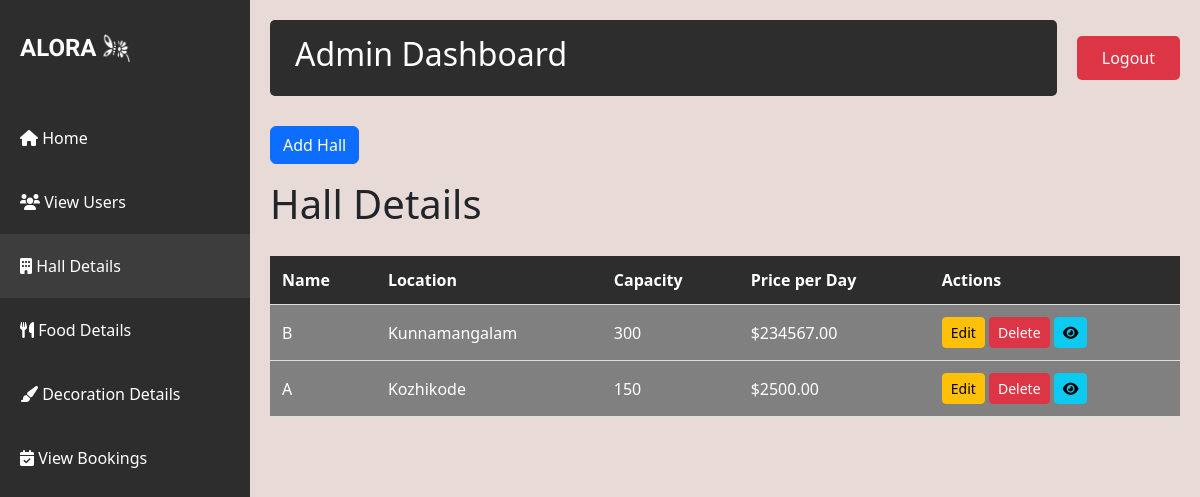
The page /hall_details/ (signed in) on the database as committed earlier.
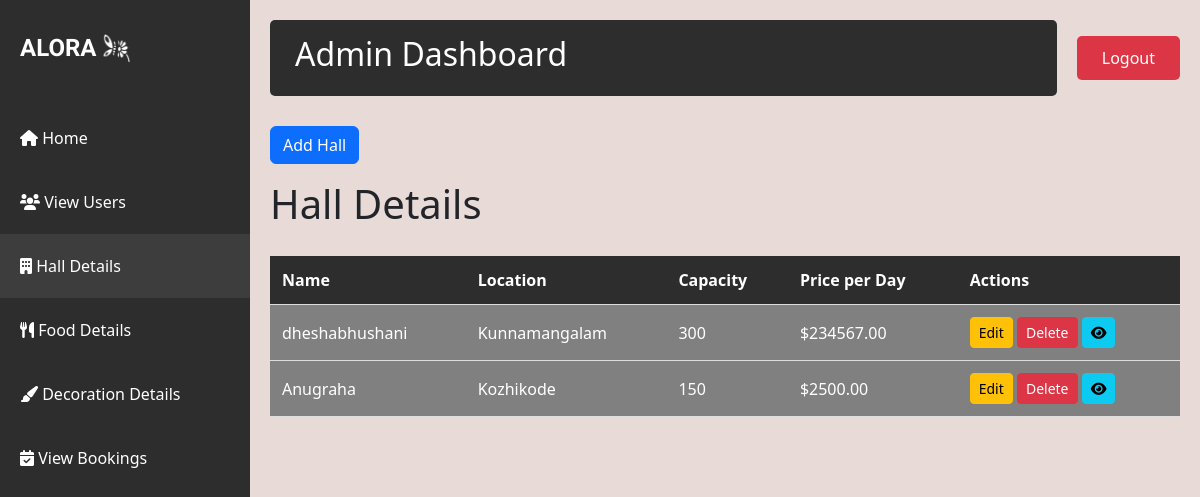
The same page on the database as committed later.
### app/models.py (models this page shows)
class Halls(models.Model):
    name=models.CharField(max_length=100)
    location=models.CharField(max_length=200)
    capacity=models.IntegerField()
    price_per_day=models.DecimalField(max_digits=10,decimal_places=2)
    photo_url=models.ImageField(upload_to='images/')
    description=models.TextField(blank=True,null=True)

### app/views.py (the view)
# urls.py: path('hall_details/',views.hall_details,name='hall_details'),
@login_required(login_url='login')
def hall_details(request):
    halls=Halls.objects.all()
    return render(request,'hall_details.html',{'halls':halls})

### templates/hall_details.html (shortened to what this page needs)
<!DOCTYPE html>
<html lang="en">
<head>
    {% load static %}
    <link href="https://cdn.jsdelivr.net/npm/bootstrap@5.3.0/dist/css/bootstrap.min.css" rel="stylesheet">
    <link rel="stylesheet" href="https://cdnjs.cloudflare.com/ajax/libs/font-awesome/6.0.0-beta3/css/all.min.css">
</head>
<body>
    <div class="sidebar">
        <div class="logo-container">
            <div class="logo">ALORA</div>
            <img src="{% static 'alora_icon.png' %}" alt="Light Bulb" class="logo-image">
        </div>
        <nav class="nav flex-column">
            <a class="nav-link" href="{% url 'admin_dash' %}">
                <i class="fas fa-home"></i> Home
            </a>
            <a class="nav-link" href="{% url 'view_users' %}">
                <i class="fas fa-users"></i> View Users
            </a>
            <a class="nav-link active" href="{% url 'hall_details' %}">
                <i class="fas fa-building"></i> Hall Details
            </a>
            <a class="nav-link" href="{% url 'food_details' %}">
                <i class="fas fa-utensils"></i> Food Details
            </a>
            <a class="nav-link" href="{% url 'decoration_details' %}">
                <i class="fas fa-paint-brush"></i> Decoration Details
            </a>
            <a class="nav-link" href="{% url 'admin_view_booking' %}">
                <i class="fas fa-calendar-check"></i> View Bookings
            </a>
        </nav>
    </div>
    <div class="main-content">
        <div class="top-nav">
            <div class="welcome-section">
                <h2>Admin Dashboard</h2>
            </div>
            <a href="{% url 'logout' %}" class="logout-btn">Logout</a>
        </div>
        <a href="{% url 'add_hall' %}" class="btn btn-primary mb-3">Add Hall</a>
        <h1>Hall Details</h1>
        <div class="table-responsive">
            <table class="hall-table">
                <thead>
                    <tr>
                        <th>Name</th>
                        <th>Location</th>
                        <th>Capacity</th>
                        <th>Price per Day</th>
                        <th>Actions</th>
                    </tr>
                </thead>
                <tbody>
                    {% for hall in halls %}
                    <tr>
                        <td>{{ hall.name }}</td>
                        <td>{{ hall.location }}</td>
                        <td>{{ hall.capacity }}</td>
                        <td>${{ hall.price_per_day }}</td>
                        <td>
                            <a href="{% url 'update_hall' hall.id %}" class="btn btn-warning btn-sm">Edit</a>
                            <a href="#" class="btn btn-danger btn-sm" onclick="openDeleteModal('{{ hall.id }}', '{{ hall.name }}');">
                                Delete
                            </a>
                            <a href="{% url 'view_hall' hall.id %}" class="btn btn-info btn-sm" title="View Hall Details">
                                <i class="fas fa-eye"></i>
                            </a>
                        </td>
                    </tr>
                    {% endfor %}
                </tbody>
            </table>
        </div>
    </div>
</body>
</html>

Rows that differ between the two databases and show on the page:
changed Halls "Kunnamangalam": name "B" → "dheshabhushani"
changed Halls "Kozhikode": name "A" → "Anugraha"
